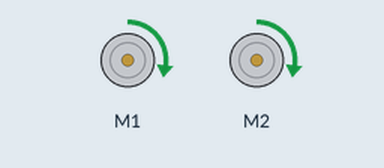
Recording of a program running on a simulated Raspberry Pi (BCM pin numbers). Parts: 2 × DC motor (green arrow = forward, orange = backward, longer = faster). Motors are numbered in the order the program creates them (left before right in a Robot).

Above: at 0.1 s.
Timing chart, 0 to 1.6 s (numbered marks = the images above):
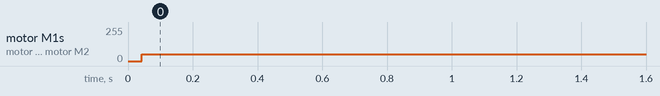

The program:

line-follower.py
```python
#!/usr/bin/python3
from gpiozero import Robot, LineSensor
from time import sleep

sensor_left = LineSensor(22)
sensor_center = LineSensor(23)
sensor_right = LineSensor(24)

# Pin numbers
# CamJam 10,9 - 8,7
# STS-Pi 19,20 - 21,26
# pins reversed as this robot goes the opposite direction
robot = Robot(right=(7, 8), left=(9, 10))


current_direction = "forward"
# speed is as a percentage (ie. 100 = top speed)
# start speed is 50% which is fairly slow on a flat surface
speed = 20

while True:
    # Convert speed from percentage to float (0 to 1)
    float_speed = speed / 100

    # Center detected - go forward
    if sensor_center.value == 1:
        robot.forward(float_speed)
    # Otherwise see if too far left or right
    if sensor_left.value == 1:
        robot.right(float_speed)
    elif sensor_right.value == 1:
        robot.left(float_speed)
    # Otherwise drive forward
    else:
        robot.forward(float_speed)
```

Measured:
- by itself, motor M1, motor M2: stopped → forward 51/255 at 0.04 s
